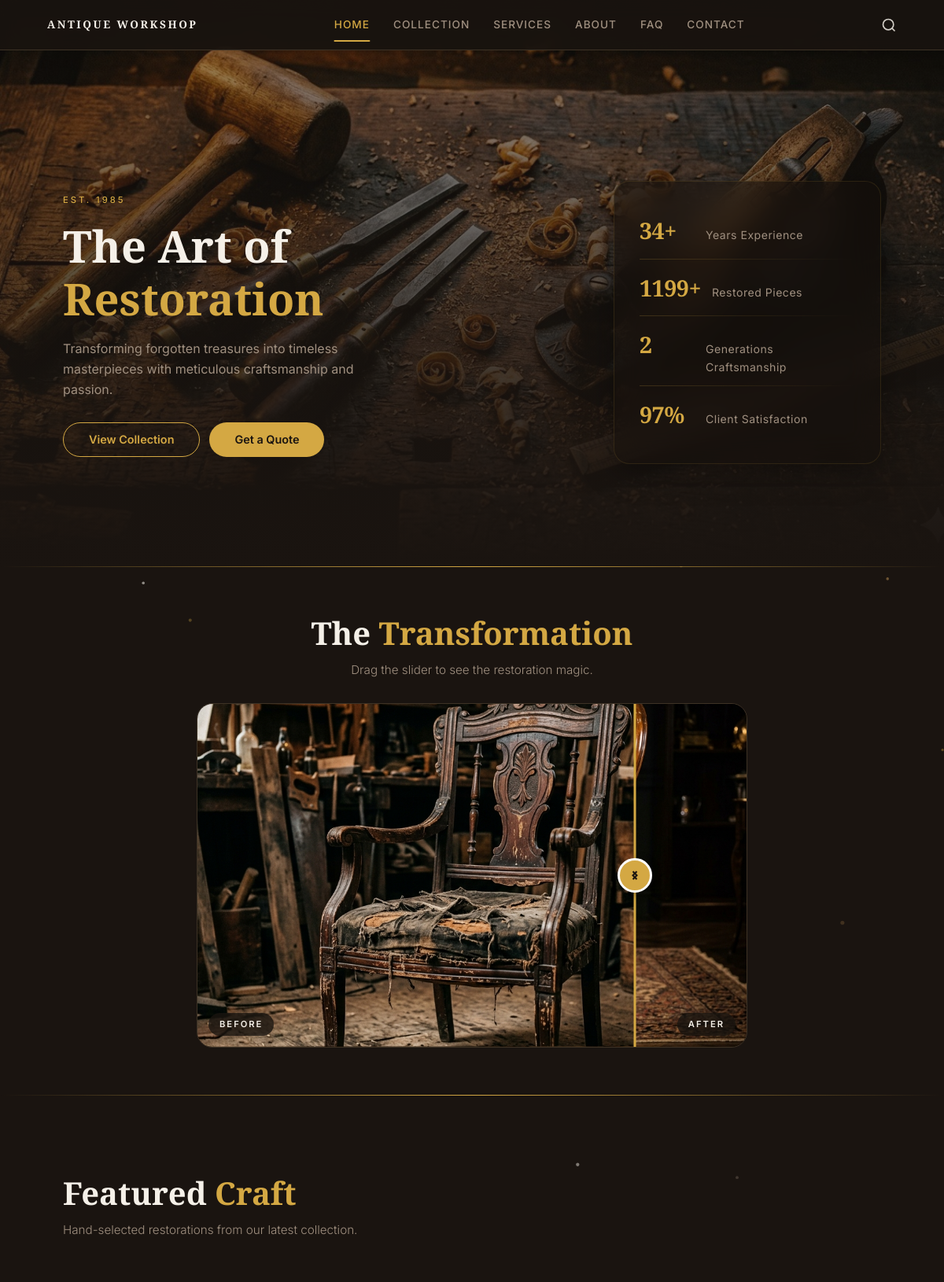
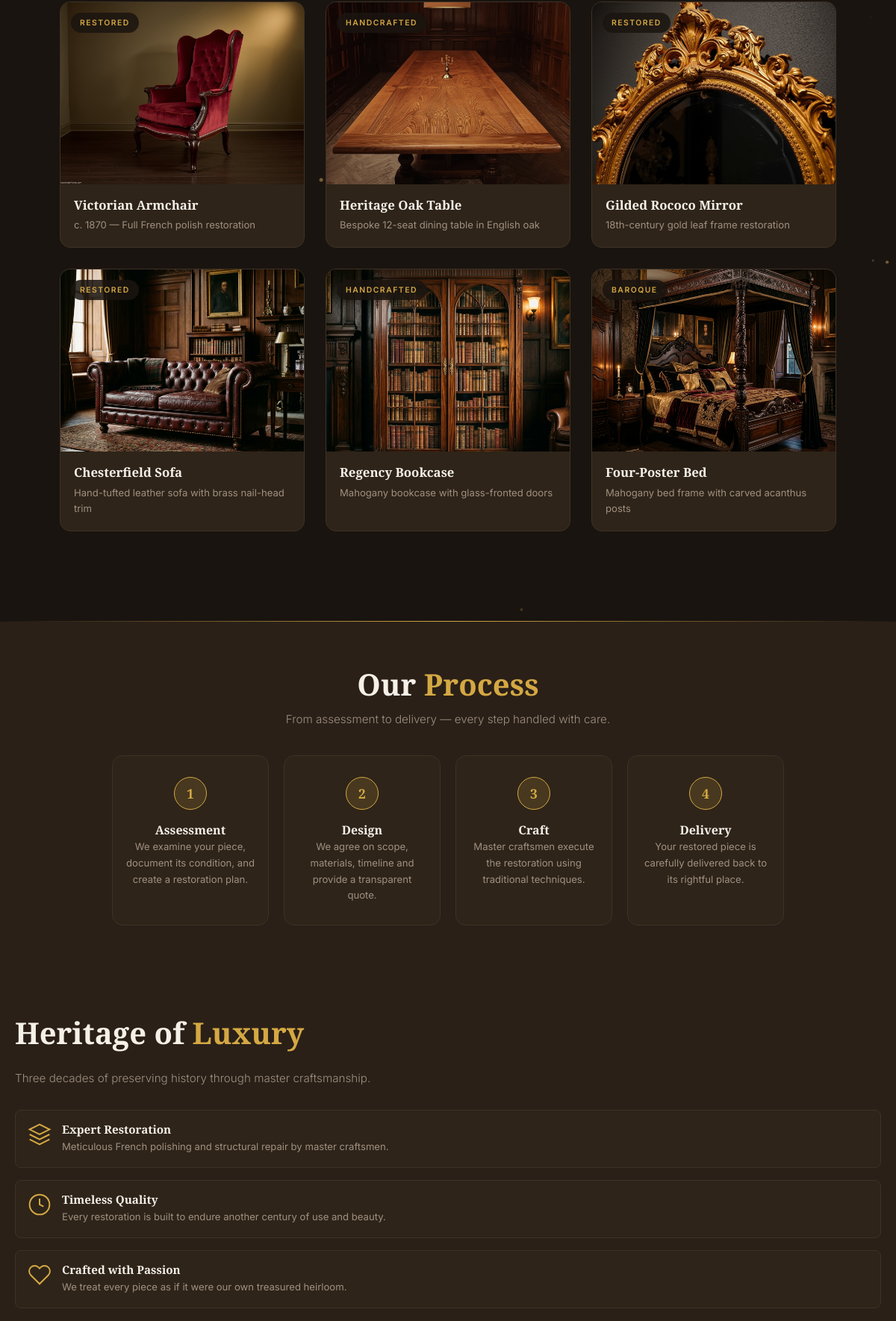
The page / (upper part) on the database its author committed (2 pictures, top to bottom).
### tables this page shows
CREATE TABLE IF NOT EXISTS `gallery_items` (
    `id` INT AUTO_INCREMENT PRIMARY KEY,
    `title` VARCHAR(255) NOT NULL,
    `description` TEXT,
    `category` VARCHAR(50) NOT NULL DEFAULT 'restoration',
    `image_path` VARCHAR(255) NOT NULL,
    `alt_text` VARCHAR(255) DEFAULT '',
    `is_featured` TINYINT(1) NOT NULL DEFAULT 0,
    `tag` VARCHAR(50) DEFAULT '',
    `display_order` INT NOT NULL DEFAULT 0,
    `price` DECIMAL(10,2) DEFAULT 0.00,
    `quantity` INT DEFAULT 1,
    `sku` VARCHAR(50) DEFAULT '',
    `status` VARCHAR(20) DEFAULT 'available',
    `item_condition` VARCHAR(50) DEFAULT 'Restored',
    `created_at` DATETIME DEFAULT CURRENT_TIMESTAMP
);

### index.php (the view, shortened to what this page needs)
<?php
$db = getDB();
$featured = $db->query("SELECT * FROM gallery_items WHERE is_featured = 1 ORDER BY display_order ASC LIMIT 6")->fetchAll();
require_once 'includes/header.php';
?>
    <section class="hero" aria-label="Hero">
        <div class="hero-bg" role="img" aria-label="Dark wood texture background" style="background-image: url('images/hero-bg.jpg');"></div>
        <div class="hero-split" style="z-index: 2;">
            <div class="hero-content fade-up">
                <span class="hero-tag">Est. 1985</span>
                <h1>The Art of<br><span class="accent-text">Restoration</span></h1>
                <p>Transforming forgotten treasures into timeless masterpieces with meticulous craftsmanship and passion.</p>
                <div style="display: flex; gap: 12px; flex-wrap: wrap;">
                    <a href="gallery.php" class="btn btn-outline">View Collection</a>
                    <a href="contact.php" class="btn btn-primary pulse-glow">Get a Quote</a>
                </div>
            </div>
            <div class="hero-stats-panel fade-up" aria-label="Workshop achievements">
                <div class="hero-stats-inner">
                    <div class="hero-stat-row">
                        <div class="hero-stat-number" data-target="35" data-suffix="+">0</div>
                        <div class="hero-stat-text">Years Experience</div>
                    </div>
                    <div class="hero-stat-divider"></div>
                    <div class="hero-stat-row">
                        <div class="hero-stat-number" data-target="1200" data-suffix="+">0</div>
                        <div class="hero-stat-text">Restored Pieces</div>
                    </div>
                    <div class="hero-stat-divider"></div>
                    <div class="hero-stat-row">
                        <div class="hero-stat-number" data-target="3" data-suffix="">0</div>
                        <div class="hero-stat-text">Generations Craftsmanship</div>
                    </div>
                    <div class="hero-stat-divider"></div>
                    <div class="hero-stat-row">
                        <div class="hero-stat-number" data-target="98" data-suffix="%">0</div>
                        <div class="hero-stat-text">Client Satisfaction</div>
                    </div>
                </div>
            </div>
        </div>
    </section>
    <div class="section-divider"></div>
    <section class="before-after-section" aria-label="Before and after restoration">
        <div class="section-header text-center fade-up" style="padding: 0 20px; margin-bottom: 30px;">
            <h2 style="text-align:center;">The <span class="accent-text">Transformation</span></h2>
            <p class="section-subtitle" style="margin: 10px auto 0; text-align:center;">Drag the slider to see the restoration magic.</p>
        </div>
        <div class="before-after-container scale-reveal">
            <img src="images/before-restoration.png" alt="Furniture before restoration" class="ba-after">
            <div class="ba-slider-handle">
                <svg viewBox="0 0 24 24"><polyline points="9 18 15 12 9 6"/><polyline points="15 18 9 12 15 6"/></svg>
            </div>
            <span class="ba-label ba-label-before">Before</span>
            <span class="ba-label ba-label-after">After</span>
        </div>
    </section>
    <div class="section-divider"></div>
    <section aria-label="Featured pieces">
        <div class="section-header slide-left" style="padding: 0 20px;">
            <h2>Featured <span class="accent-text">Craft</span></h2>
            <p class="section-subtitle">Hand-selected restorations from our latest collection.</p>
        </div>
        <div class="featured-grid stagger-children" style="padding: 20px;">
            <?php foreach ($featured as $piece): ?>
            <article class="piece-card fade-up shimmer-card tilt-card">
                <div class="card-image-wrapper">
                    <img class="card-image" src="<?php echo htmlspecialchars($piece['image_path']); ?>" alt="<?php echo htmlspecialchars($piece['alt_text']); ?>" loading="lazy">
                </div>
                <?php if (!empty($piece['tag'])): ?>
                <span class="card-tag"><?php echo htmlspecialchars($piece['tag']); ?></span>
                <?php endif; ?>
                <div class="card-body">
                    <h3 class="card-title"><?php echo htmlspecialchars($piece['title']); ?></h3>
                    <p class="card-desc"><?php echo htmlspecialchars($piece['description']); ?></p>
                </div>
            </article>
            <?php endforeach; ?>
        </div>
    </section>
    <div class="section-divider"></div>
    <section class="process-section" aria-label="Our restoration process">
        <div class="section-header text-center fade-up" style="padding: 0 20px;">
            <h2 style="text-align:center;">Our <span class="accent-text">Process</span></h2>
            <p class="section-subtitle" style="margin: 10px auto 0; text-align:center;">From assessment to delivery — every step handled with care.</p>
        </div>
        <div class="process-grid" style="margin-top: 30px;">
            <div class="process-step fade-up">
                <div class="process-number">1</div>
                <div>
                    <h4>Assessment</h4>
                    <p>We examine your piece, document its condition, and create a restoration plan.</p>
                </div>
            </div>
            <div class="process-step fade-up">
                <div class="process-number">2</div>
                <div>
                    <h4>Design</h4>
                    <p>We agree on scope, materials, timeline and provide a transparent quote.</p>
                </div>
            </div>
            <div class="process-step fade-up">
                <div class="process-number">3</div>
                <div>
                    <h4>Craft</h4>
                    <p>Master craftsmen execute the restoration using traditional techniques.</p>
                </div>
            </div>
            <div class="process-step fade-up">
                <div class="process-number">4</div>
                <div>
                    <h4>Delivery</h4>
                    <p>Your restored piece is carefully delivered back to its rightful place.</p>
                </div>
            </div>
        </div>
    </section>
    <section class="heritage-section fade-up" aria-label="Heritage of Luxury">
        <h2>Heritage of <span class="accent-text">Luxury</span></h2>
        <p class="section-subtitle mb-3">Three decades of preserving history through master craftsmanship.</p>
        <div class="heritage-features stagger-children">
            <div class="heritage-feature fade-up shimmer-card">
                <div class="heritage-feature-icon">
                    <svg viewBox="0 0 24 24" fill="none" stroke="currentColor" stroke-width="1.5">
                        <path d="M12 2L2 7l10 5 10-5-10-5z"/><path d="M2 17l10 5 10-5"/><path d="M2 12l10 5 10-5"/>
                    </svg>
                </div>
                <div>
                    <h4>Expert Restoration</h4>
                    <p>Meticulous French polishing and structural repair by master craftsmen.</p>
                </div>
            </div>
            <div class="heritage-feature fade-up shimmer-card">
                <div class="heritage-feature-icon">
                    <svg viewBox="0 0 24 24" fill="none" stroke="currentColor" stroke-width="1.5">
                        <circle cx="12" cy="12" r="10"/><polyline points="12 6 12 12 16 14"/>
                    </svg>
                </div>
                <div>
                    <h4>Timeless Quality</h4>
                    <p>Every restoration is built to endure another century of use and beauty.</p>
                </div>
            </div>
            <div class="heritage-feature fade-up shimmer-card">
                <div class="heritage-feature-icon">
                    <svg viewBox="0 0 24 24" fill="none" stroke="currentColor" stroke-width="1.5">
                        <path d="M20.84 4.61a5.5 5.5 0 00-7.78 0L12 5.67l-1.06-1.06a5.5 5.5 0 00-7.78 7.78l1.06 1.06L12 21.23l7.78-7.78 1.06-1.06a5.5 5.5 0 000-7.78z"/>
                    </svg>
                </div>
                <div>
                    <h4>Crafted with Passion</h4>
                    <p>We treat every piece as if it were our own treasured heirloom.</p>
                </div>
            </div>
        </div>
    </section>
<?php require_once 'includes/footer.php'; ?>

### rows shown on the page
gallery_items: image_path (picture), tag "RESTORED", title "Victorian Armchair", description "c. 1870 — Full French polish restoration"
gallery_items: image_path (picture), tag "HANDCRAFTED", title "Heritage Oak Table", description "Bespoke 12-seat dining table in English oak"
gallery_items: image_path (picture), tag "RESTORED", title "Gilded Rococo Mirror", description "18th-century gold leaf frame restoration"
gallery_items: image_path (picture), tag "RESTORED", title "Chesterfield Sofa", description "Hand-tufted leather sofa with brass nail-head trim"
gallery_items: image_path (picture), tag "HANDCRAFTED", title "Regency Bookcase", description "Mahogany bookcase with glass-fronted doors"
gallery_items: image_path (picture), tag "BAROQUE", title "Four-Poster Bed", description "Mahogany bed frame with carved acanthus posts"
